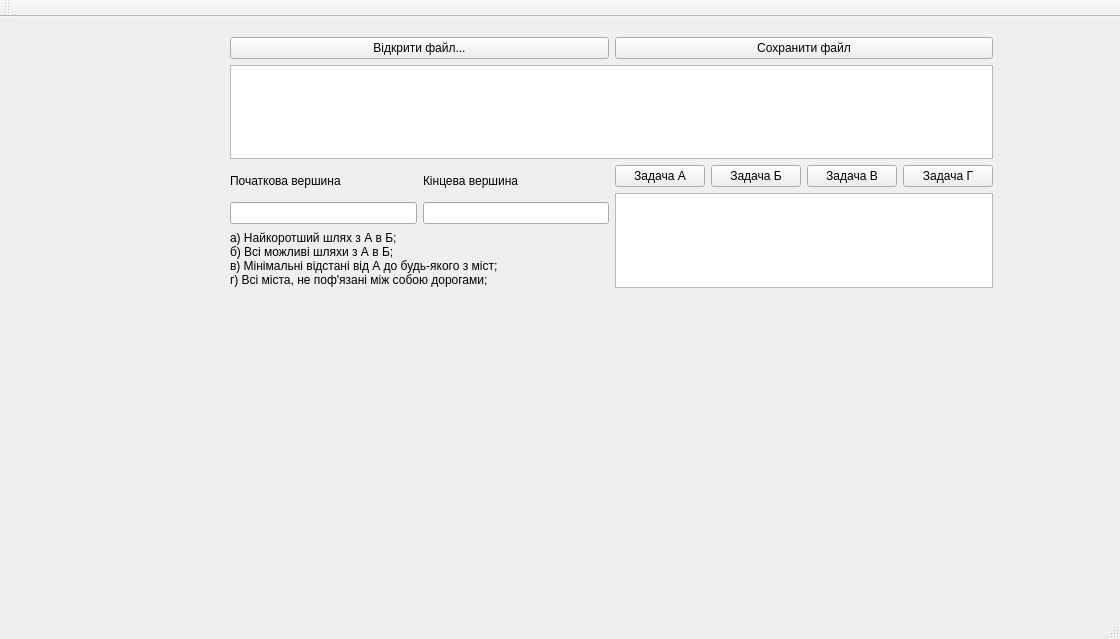
<?xml version="1.0" encoding="UTF-8"?>
<ui version="4.0">
 <class>ApGKursClass</class>
 <widget class="QMainWindow" name="ApGKursClass">
  <property name="geometry">
   <rect>
    <x>0</x>
    <y>0</y>
    <width>1120</width>
    <height>639</height>
   </rect>
  </property>
  <property name="windowTitle">
   <string>ApGKurs</string>
  </property>
  <widget class="QWidget" name="centralWidget">
   <widget class="QWidget" name="verticalLayoutWidget">
    <property name="geometry">
     <rect>
      <x>220</x>
      <y>10</y>
      <width>783</width>
      <height>271</height>
     </rect>
    </property>
    <layout class="QVBoxLayout" name="mainVerticalLayout">
     <property name="leftMargin">
      <number>10</number>
     </property>
     <property name="topMargin">
      <number>10</number>
     </property>
     <property name="rightMargin">
      <number>10</number>
     </property>
     <property name="bottomMargin">
      <number>10</number>
     </property>
     <item>
      <layout class="QHBoxLayout" name="horizontalLayout_3" stretch="0">
       <item>
        <layout class="QGridLayout" name="gridLayout">
         <item row="0" column="0">
          <widget class="QPushButton" name="btnReadFile">
           <property name="text">
            <string>Відкрити файл...</string>
           </property>
          </widget>
         </item>
         <item row="0" column="1">
          <widget class="QPushButton" name="pushButton">
           <property name="text">
            <string>Сохранити файл</string>
           </property>
          </widget>
         </item>
         <item row="1" column="0" colspan="2">
          <widget class="QTableWidget" name="tableWidget"/>
         </item>
        </layout>
       </item>
      </layout>
     </item>
     <item>
      <layout class="QHBoxLayout" name="horizontalLayout_2">
       <item>
        <layout class="QVBoxLayout" name="verticalLayout">
         <item>
          <layout class="QGridLayout" name="gridLayout_2">
           <item row="1" column="1">
            <widget class="QLineEdit" name="txtVertexTo"/>
           </item>
           <item row="1" column="0">
            <widget class="QLineEdit" name="txtVertexFrom"/>
           </item>
           <item row="0" column="1">
            <widget class="QLabel" name="label_2">
             <property name="text">
              <string>Кінцева вершина</string>
             </property>
            </widget>
           </item>
           <item row="0" column="0">
            <widget class="QLabel" name="label">
             <property name="text">
              <string>Початкова вершина</string>
             </property>
            </widget>
           </item>
          </layout>
         </item>
         <item>
          <widget class="QLabel" name="label_3">
           <property name="text">
            <string>&lt;html&gt;&lt;head/&gt;&lt;body&gt;&lt;p&gt;а) Найкоротший шлях з А в Б;&lt;br/&gt;б) Всі можливі шляхи з А в Б;&lt;br/&gt;в) Мінімальні відстані від А до будь-якого з міст;&lt;br/&gt;г) Всі міста, не поф'язані між собою дорогами;&lt;/p&gt;&lt;/body&gt;&lt;/html&gt;</string>
           </property>
           <property name="textFormat">
            <enum>Qt::AutoText</enum>
           </property>
           <property name="scaledContents">
            <bool>false</bool>
           </property>
          </widget>
         </item>
        </layout>
       </item>
       <item>
        <layout class="QGridLayout" name="gridLayout_3">
         <item row="0" column="0">
          <layout class="QHBoxLayout" name="horizontalLayout">
           <item>
            <widget class="QPushButton" name="btnTaskA">
             <property name="text">
              <string>Задача А</string>
             </property>
            </widget>
           </item>
           <item>
            <widget class="QPushButton" name="btnTaskB">
             <property name="text">
              <string>Задача Б</string>
             </property>
            </widget>
           </item>
           <item>
            <widget class="QPushButton" name="btnTaskC">
             <property name="text">
              <string>Задача В</string>
             </property>
            </widget>
           </item>
           <item>
            <widget class="QPushButton" name="btnTaskD">
             <property name="text">
              <string>Задача Г</string>
             </property>
            </widget>
           </item>
          </layout>
         </item>
         <item row="1" column="0">
          <widget class="QListWidget" name="listWidget"/>
         </item>
        </layout>
       </item>
      </layout>
     </item>
    </layout>
   </widget>
  </widget>
  <widget class="QMenuBar" name="menuBar">
   <property name="geometry">
    <rect>
     <x>0</x>
     <y>0</y>
     <width>1120</width>
     <height>22</height>
    </rect>
   </property>
  </widget>
  <widget class="QToolBar" name="mainToolBar">
   <attribute name="toolBarArea">
    <enum>TopToolBarArea</enum>
   </attribute>
   <attribute name="toolBarBreak">
    <bool>false</bool>
   </attribute>
  </widget>
  <widget class="QStatusBar" name="statusBar"/>
 </widget>
 <layoutdefault spacing="6" margin="11"/>
 <tabstops>
  <tabstop>btnReadFile</tabstop>
  <tabstop>pushButton</tabstop>
  <tabstop>btnTaskD</tabstop>
 </tabstops>
 <resources>
  <include location="ApGKurs.qrc"/>
 </resources>
 <connections/>
</ui>
